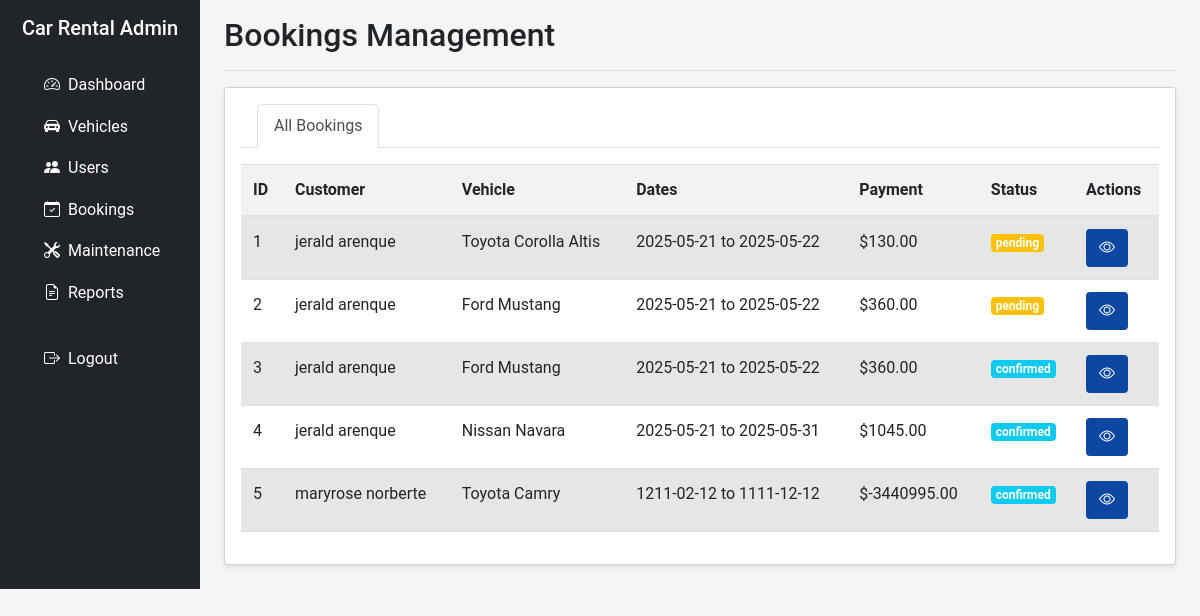
Screenshot of /admin/bookings (signed in) with the database file from the repository.
### app.py (models this page shows)
class Rental(db.Model):
    id = db.Column(db.Integer, primary_key=True)
    user_id = db.Column(db.Integer, db.ForeignKey('user.id'), nullable=False)
    car_id = db.Column(db.Integer, db.ForeignKey('car.id'), nullable=False)
    date_rent = db.Column(db.Date, nullable=False)
    date_return = db.Column(db.Date, nullable=False)
    time_depart = db.Column(db.String(10))
    time_arrive = db.Column(db.String(10))
    destination = db.Column(db.String(100))
    payment = db.Column(db.Float)
    status = db.Column(db.String(20), default='pending')
    transactions = db.relationship('Transaction', backref='rental', lazy=True)

class User(db.Model):
    id = db.Column(db.Integer, primary_key=True)
    fname = db.Column(db.String(50), nullable=False)
    lname = db.Column(db.String(50), nullable=False)
    email = db.Column(db.String(100), unique=True, nullable=False)
    password = db.Column(db.String(200), nullable=False)
    phone = db.Column(db.String(20))
    role = db.Column(db.String(20), default='customer')  # Only 'admin' or 'customer'
    gender = db.Column(db.String(10))
    age = db.Column(db.Integer)
    contact_add = db.Column(db.String(200))
    rentals = db.relationship('Rental', backref='customer', lazy=True)

class Car(db.Model):
    id = db.Column(db.Integer, primary_key=True)
    name = db.Column(db.String(100), nullable=False)
    brand = db.Column(db.String(50), nullable=False)
    model = db.Column(db.String(50), nullable=False)
    year = db.Column(db.Integer)
    car_type = db.Column(db.String(50))
    image = db.Column(db.String(100), default='default_car.jpg')
    daily_price = db.Column(db.Float, nullable=False)
    status = db.Column(db.String(20), default='available')
    rentals = db.relationship('Rental', backref='car', lazy=True)
    maintenance = db.relationship('Maintenance', backref='car', lazy=True)

### app.py (the view)
@admin_bp.route('/bookings')
def bookings():
    rentals = Rental.query.all()
    return render_template('admin/bookings.html', rentals=rentals)

### app.py (called while the page is built)
@admin_bp.before_request
def require_admin():
    print(f"Admin middleware check: user_id={session.get('user_id')}, role={session.get('role')}")
    if 'user_id' not in session:
        print("Admin access denied: No user_id in session")
        abort(403)  # Forbidden
    if session.get('role') != 'admin':
        print(f"Admin access denied: Role '{session.get('role')}' is not admin")
        abort(403)  # Forbidden
    print("Admin access granted")

@app.context_processor
def utility_processor():
    current_year = datetime.now().year
    now = datetime.now()
    return dict(current_year=current_year, now=now)

@app.context_processor
def admin_utility_processor():
    return dict(is_admin=is_admin)

### templates/admin/bookings.html (shortened to what this page needs)
{% extends 'admin/base.html' %}
{% block header %}Bookings Management{% endblock %}
{% block content %}
<div class="card">
    <div class="card-body">
        <ul class="nav nav-tabs mb-3" id="bookingsTab" role="tablist">
            <li class="nav-item" role="presentation">
                <button class="nav-link active" id="all-tab" data-bs-toggle="tab" data-bs-target="#all-bookings" type="button" role="tab" aria-controls="all-bookings" aria-selected="true">All Bookings</button>
            </li>
            <li class="nav-item" role="presentation">
                <button class="nav-link" id="pending-tab" data-bs-toggle="tab" data-bs-target="#pending-bookings" type="button" role="tab" aria-controls="pending-bookings" aria-selected="false">Pending</button>
            </li>
            <li class="nav-item" role="presentation">
                <button class="nav-link" id="confirmed-tab" data-bs-toggle="tab" data-bs-target="#confirmed-bookings" type="button" role="tab" aria-controls="confirmed-bookings" aria-selected="false">Confirmed</button>
            </li>
            <li class="nav-item" role="presentation">
                <button class="nav-link" id="active-tab" data-bs-toggle="tab" data-bs-target="#active-bookings" type="button" role="tab" aria-controls="active-bookings" aria-selected="false">Active</button>
            </li>
            <li class="nav-item" role="presentation">
                <button class="nav-link" id="completed-tab" data-bs-toggle="tab" data-bs-target="#completed-bookings" type="button" role="tab" aria-controls="completed-bookings" aria-selected="false">Completed</button>
            </li>
            <li class="nav-item" role="presentation">
                <button class="nav-link" id="canceled-tab" data-bs-toggle="tab" data-bs-target="#canceled-bookings" type="button" role="tab" aria-controls="canceled-bookings" aria-selected="false">Canceled</button>
            </li>
        </ul>
        <div class="tab-content" id="bookingsTabContent">
            <div class="tab-pane fade show active" id="all-bookings" role="tabpanel" aria-labelledby="all-tab">
                <div class="table-responsive">
                    <table class="table table-striped table-hover">
                        <thead>
                            <tr>
                                <th>ID</th>
                                <th>Customer</th>
                                <th>Vehicle</th>
                                <th>Dates</th>
                                <th>Payment</th>
                                <th>Status</th>
                                <th>Actions</th>
                            </tr>
                        </thead>
                        <tbody>
                            {% for rental in rentals %}
                            <tr>
                                <td>{{ rental.id }}</td>
                                <td>{{ rental.customer.fname }} {{ rental.customer.lname }}</td>
                                <td>{{ rental.car.name }}</td>
                                <td>{{ rental.date_rent }} to {{ rental.date_return }}</td>
                                <td>${{ "%.2f"|format(rental.payment) }}</td>
                                <td>
                                    <span class="badge
                                        {% if rental.status == 'pending' %}bg-warning
                                        {% elif rental.status == 'confirmed' %}bg-info
                                        {% elif rental.status == 'active' %}bg-primary
                                        {% elif rental.status == 'completed' %}bg-success
                                        {% else %}bg-danger{% endif %}">
                                        {{ rental.status }}
                                    </span>
                                </td>
                                <td>
                                    <a href="{{ url_for('admin.view_booking', rental_id=rental.id) }}" class="btn btn-sm btn-primary">
                                        <i class="bi bi-eye"></i>
                                    </a>
                                </td>
                            </tr>
                            {% else %}
                            <tr>
                                <td colspan="7" class="text-center">No bookings found</td>
                            </tr>
                            {% endfor %}
                        </tbody>
                    </table>
                </div>
            </div>
        </div>
    </div>
</div>
{% endblock %}

### static/css/style.css (style rules this page uses)
:root { --primary-color: #0d47a1; --secondary-color: #1565c0; --accent-color: #003c8f; --success-color: #28a745; --danger-color: #dc3545; --warning-color: #ffc107; --light-color: #f8f9fa; --dark-color: #343a40; --gray-color: #6c757d; }
body { font-family: 'Roboto', Arial, sans-serif; line-height: 1.6; background-color: #f5f5f5; margin: 0; padding: 0; }
.nav-link { color: white; margin-left: 1rem; text-decoration: none; }
.btn { display: inline-block; font-weight: 400; text-align: center; white-space: nowrap; vertical-align: middle; user-select: none; border: 1px solid transparent; padding: 0.375rem 0.75rem; font-size: 1rem; line-height: 1.5; border-radius: 0.25rem; cursor: pointer; transition: background-color 0.15s ease-in-out; }
.btn-primary { background-color: var(--primary-color); color: white; }
.card { background-color: white; border-radius: 0.25rem; box-shadow: 0 2px 5px rgba(0, 0, 0, 0.1); margin-bottom: 1.5rem; }
.card-body { padding: 1rem; }
.table { width: 100%; border-collapse: collapse; margin-bottom: 1rem; }
.table th, .table td { padding: 0.75rem; vertical-align: top; border-top: 1px solid #dee2e6; }
.table thead th { vertical-align: bottom; border-bottom: 2px solid #dee2e6; background-color: #f2f2f2; }
.table-striped tbody tr:nth-of-type(odd) { background-color: rgba(0, 0, 0, 0.05); }
.badge { display: inline-block; padding: 0.25em 0.4em; font-size: 75%; font-weight: 700; line-height: 1; text-align: center; white-space: nowrap; vertical-align: baseline; border-radius: 0.25rem; }
.mb-3 { margin-bottom: 1rem; }
.bg-warning { background-color: var(--warning-color); }

### rows the page displays
Rental: id "1", customer.fname "jerald", customer.lname "arenque", car.name "Toyota Corolla Altis", date_rent "2025-05-21", date_return "2025-05-22", payment "130.00", status "pending"
Rental: id "2", customer.fname "jerald", customer.lname "arenque", car.name "Ford Mustang", date_rent "2025-05-21", date_return "2025-05-22", payment "360.00", status "pending"
Rental: id "3", customer.fname "jerald", customer.lname "arenque", car.name "Ford Mustang", date_rent "2025-05-21", date_return "2025-05-22", payment "360.00", status "confirmed"
Rental: id "4", customer.fname "jerald", customer.lname "arenque", car.name "Nissan Navara", date_rent "2025-05-21", date_return "2025-05-31", payment "1045.00", status "confirmed"
Rental: id "5", customer.fname "maryrose", customer.lname "norberte", car.name "Toyota Camry", date_rent "1211-02-12", date_return "1111-12-12", payment "-3440995.00", status "confirmed"
